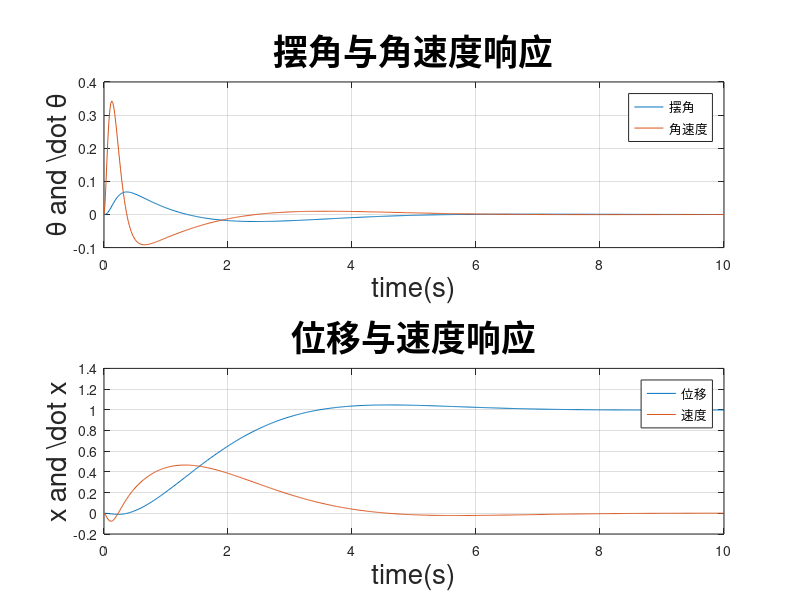

The MATLAB source for this figure:
% 定义状态矩阵 A 和控制矩阵 B 观测矩阵 C 和输入矩阵 D
A = [0, 1, 0, 0;
     41.63, 0, 0, 0;
     0, 0, 0, 1;
     -0.6099, 0,0 , 0];
B = [0;
     -2.7584;
     0;
     0.6898];
C = [0 0 1 0];
D = 0;
G =ss(A,B,C,D)
Ahat = [A ,zeros(size(A,1),1);-C,0];
Bhat = [B;0];
r=rank([Ahat,Bhat]);
idealPoles = roots([1, 2 * 0.7 * 1, 1]);
AllPoles = [idealPoles(1), idealPoles(2), -10, -15, -20];
% AllPoles = [idealPoles(1), idealPoles(2), -10, -15];
% 极点配置，计算状态增益K
Khat = place(Ahat, Bhat, AllPoles);
% 状态增益值分解
K = real(Khat(1:4))
kl = -real(Khat(end))
% 闭环系统状态方程
AA = [A - B*K, B*kl; -C, 0];
BB = [0; 0; 0; 0; 1];
CC = [C, 0];
DD = 0;
Gclose = ss(AA, BB, CC, DD);
% 计算并绘制阶跃响应
[y, t, x] = step(Gclose, 10);
% 绘制阶跃响应图
figure;
subplot(2, 1, 1);
plot(t, x(:, 1), t, x(:, 2));
grid on;
xlabel('time(s)', 'FontSize', 20);
ylabel('{\theta and \dot \theta}', 'FontSize', 20);
title('摆角与角速度响应', 'FontSize', 25);
legend('摆角', '角速度');
subplot(2, 1, 2);
plot(t, x(:, 3), t, x(:, 4));
grid on;
xlabel('time(s)', 'FontSize', 20);
ylabel('{x and \dot x}', 'FontSize', 20);
title('位移与速度响应', 'FontSize', 25);
legend('位移', '速度');
